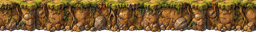
#> input picture art/overworld/cliff-face.png, 256 x 32 px
$ python remove_border_background.py ../../../../art/overworld/cliff-face.png out.png
#> lines starting #> are read from the running program, lines starting #| are printed output that depends on the picture
#!/usr/bin/env python3
"""
Remove a flat border-connected background from a PNG by converting matched pixels
to alpha 0.

This is intended for generated game assets that were requested with transparency
but arrived as fully opaque images with a uniform matte background.
"""

from __future__ import annotations

import argparse
import json
from collections import deque
from pathlib import Path

from PIL import Image


def _non_negative_int(value: str) -> int:
    parsed = int(value)
    if parsed < 0:
        raise argparse.ArgumentTypeError(f"{value} is not a non-negative integer")
    return parsed


def parse_args() -> argparse.Namespace:
    parser = argparse.ArgumentParser(
        description="Remove border-connected flat backgrounds from PNG files."
    )
    parser.add_argument("input", type=Path, help="Input PNG path")
    parser.add_argument("output", type=Path, help="Output PNG path")
    parser.add_argument(
        "--tolerance",
        type=_non_negative_int,
        default=18,
        help="Maximum per-channel RGB distance from sampled border colors (default: 18)",
    )
    return parser.parse_args()


def color_matches(pixel: tuple[int, int, int, int], reference: tuple[int, int, int, int], tolerance: int) -> bool:
    return all(abs(pixel[index] - reference[index]) <= tolerance for index in range(3))


def border_points(width: int, height: int) -> list[tuple[int, int]]:
    points: list[tuple[int, int]] = []
    for x in range(width):
        points.append((x, 0))
        points.append((x, height - 1))
    for y in range(1, height - 1):
        points.append((0, y))
        points.append((width - 1, y))
    return points


def main() -> int:
    args = parse_args()
    with Image.open(args.input) as image:
#> image is the input picture: PIL image 256x32 RGBA; mean R, G, B, A 115, 83.7, 40.9, 244.1
        rgba = image.convert("RGBA")
        pixels = rgba.load()
        width, height = rgba.size
#> width = 256; height = 32

        queue: deque[tuple[int, int]] = deque()
        visited: set[tuple[int, int]] = set()
        sample_colors: dict[tuple[int, int], tuple[int, int, int, int]] = {}

        for point in border_points(width, height):
            queue.append(point)
            visited.add(point)
            sample_colors[point] = pixels[point]
#> after the loop, sample_colors = 572 items; visited = 572 items

        removed = 0

        while queue:
            x, y = queue.popleft()
            reference = sample_colors[(x, y)]
            pixel = pixels[x, y]

            if color_matches(pixel, reference, args.tolerance):
                if pixel[3] != 0:
                    pixels[x, y] = (pixel[0], pixel[1], pixel[2], 0)
                    removed += 1

                for nx, ny in ((x + 1, y), (x - 1, y), (x, y + 1), (x, y - 1)):
                    if 0 <= nx < width and 0 <= ny < height and (nx, ny) not in visited:
                        visited.add((nx, ny))
                        queue.append((nx, ny))
                        sample_colors[(nx, ny)] = reference
#> this loop made 1393 passes
#> (x, y, pixel) on passes 1 to 12: (0, 0, (223, 167, 76, 255)), (0, 31, (0, 0, 0, 0)), (1, 0, (204, 147, 66, 255)), (1, 31, (0, 0, 0, 0)), (2, 0, (198, 141, 58, 255)), (2, 31, (0, 0, 0, 0)), (3, 0, (216, 156, 73, 255)), (3, 31, (0, 0, 0, 0)), (4, 0, (216, 161, 72, 255)), (4, 31, (0, 0, 0, 0)), (5, 0, (217, 155, 75, 255)), (5, 31, (0, 0, 0, 0))
#> (x, y) on passes 61 to 66: (30, 0), (30, 31), (31, 0), (31, 31), (32, 0), (32, 31)
#> after the loop, removed = 640; sample_colors = 1393 items; visited = 1393 items

        args.output.parent.mkdir(parents=True, exist_ok=True)
        rgba.save(args.output)
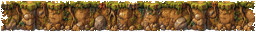
#> saved as out.png: PIL image 256x32 RGBA; mean R, G, B, A 115, 83.7, 40.9, 227; transparent parts drawn white

    print(
        json.dumps(
            {
                "input": str(args.input),
                "output": str(args.output),
                "tolerance": args.tolerance,
                "removed_pixels": removed,
            },
            indent=2,
        )
    )
#| {
#|   "input": "../../../../art/overworld/cliff-face.png",
#|   "output": "out.png",
#|   "tolerance": 18,
#|   "removed_pixels": 640
#| }
    return 0


if __name__ == "__main__":
    raise SystemExit(main())
#> (the program exits here)

$ run again, on art/overworld/tex-dirt.png
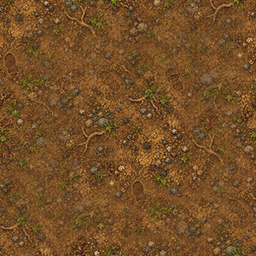
#> input picture art/overworld/tex-dirt.png, 256 x 256 px
#> in main, image is the input picture: PIL image 256x256 RGB; mean R, G, B 116.6, 78.8, 39.1
#> after the loop in main, `for point in border_points(width, height):`: sample_colors = 1020 items
#> the loop in main, `while queue:` made 43823 passes
#> (x, y, pixel) on passes 1 to 8: (0, 0, (103, 64, 28, 255)), (0, 255, (100, 64, 31, 255)), (1, 0, (98, 61, 28, 255)), (1, 255, (75, 45, 21, 255)), (2, 0, (111, 67, 32, 255)), (2, 255, (99, 58, 27, 255)), (3, 0, (110, 65, 30, 255)), (3, 255, (141, 87, 42, 255))
#> after the loop in main, `while queue:`: removed = 28040; sample_colors = 43823 items
#> in main, `rgba.save(args.output)`:
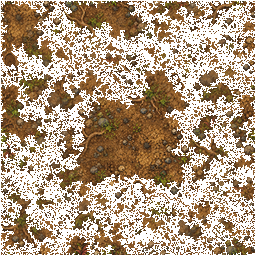
#> saved as out.png: PIL image 256x256 RGBA; mean R, G, B, A 116.6, 78.8, 39.1, 145.9; transparent parts drawn white
#| {
#|   "input": "../../../../art/overworld/tex-dirt.png",
#|   "output": "out.png",
#|   "tolerance": 18,
#|   "removed_pixels": 28040
#| }

$ run again, on art/overworld/tex-forest.png
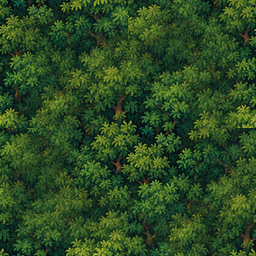
#> input picture art/overworld/tex-forest.png, 256 x 256 px
#> in main, image is the input picture: PIL image 256x256 RGB; mean R, G, B 44.2, 74, 34.8
#> after the loop in main, `for point in border_points(width, height):`: sample_colors = 1020 items
#> the loop in main, `while queue:` made 11591 passes
#> (x, y, pixel) on passes 1 to 8: (0, 0, (64, 96, 36, 255)), (0, 255, (99, 130, 44, 255)), (1, 0, (124, 145, 43, 255)), (1, 255, (117, 141, 45, 255)), (2, 0, (71, 99, 33, 255)), (2, 255, (59, 91, 32, 255)), (3, 0, (67, 100, 35, 255)), (3, 255, (51, 83, 32, 255))
#> after the loop in main, `while queue:`: removed = 7189; sample_colors = 11591 items
#> in main, `rgba.save(args.output)`:
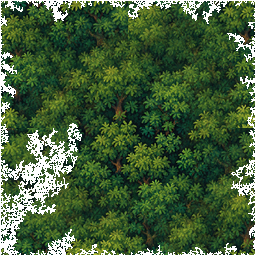
#> saved as out.png: PIL image 256x256 RGBA; mean R, G, B, A 44.2, 74, 34.8, 227; transparent parts drawn white
#| {
#|   "input": "../../../../art/overworld/tex-forest.png",
#|   "output": "out.png",
#|   "tolerance": 18,
#|   "removed_pixels": 7189
#| }

$ run again, on art/overworld/tex-grass.png
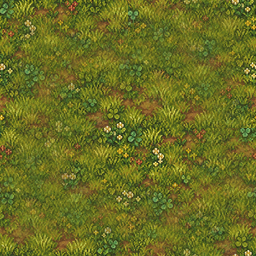
#> input picture art/overworld/tex-grass.png, 256 x 256 px
#> in main, image is the input picture: PIL image 256x256 RGB; mean R, G, B 106.7, 110.3, 35.7
#> after the loop in main, `for point in border_points(width, height):`: sample_colors = 1020 items
#> the loop in main, `while queue:` made 4498 passes
#> (x, y, pixel) on passes 1 to 8: (0, 0, (66, 90, 28, 255)), (0, 255, (73, 93, 32, 255)), (1, 0, (88, 113, 34, 255)), (1, 255, (84, 103, 35, 255)), (2, 0, (89, 111, 38, 255)), (2, 255, (60, 73, 29, 255)), (3, 0, (54, 83, 43, 255)), (3, 255, (78, 88, 31, 255))
#> after the loop in main, `while queue:`: removed = 2569; sample_colors = 4498 items
#> in main, `rgba.save(args.output)`:
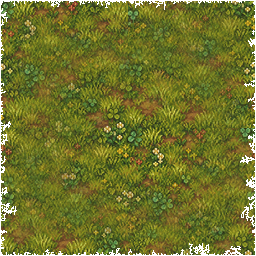
#> saved as out.png: PIL image 256x256 RGBA; mean R, G, B, A 106.7, 110.3, 35.7, 245; transparent parts drawn white
#| {
#|   "input": "../../../../art/overworld/tex-grass.png",
#|   "output": "out.png",
#|   "tolerance": 18,
#|   "removed_pixels": 2569
#| }
